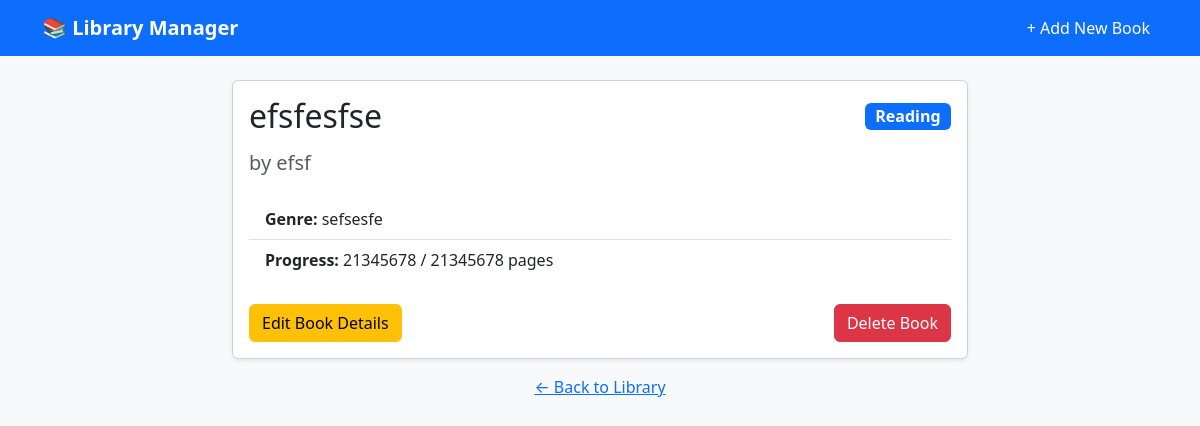
Page /11 on the committed database.
### tables this page shows
CREATE TABLE books (
            id INTEGER PRIMARY KEY AUTOINCREMENT,
            title TEXT NOT NULL,
            author TEXT NOT NULL,
            genre TEXT,
            pages INTEGER NOT NULL,
            current_page INTEGER DEFAULT 0,
            status TEXT NOT NULL DEFAULT 'Want to Read',
            rating INTEGER,
            review TEXT
        );

### app.py (the view)
@app.route('/<int:book_id>')
def view_book(book_id):
    conn = get_db_connection()
    book = conn.execute('SELECT * FROM books WHERE id = ?', (book_id,)).fetchone()
    conn.close()
    if book is None:
        flash('Book not found.', 'danger')
        return redirect(url_for('index'))
    return render_template('view.html', book=book)

### database.py (called while the page is built)
def get_db_connection():
    conn = sqlite3.connect(DATABASE_NAME)
    conn.row_factory = sqlite3.Row
    return conn

### templates/view.html (shortened to what this page needs)
{% extends 'base.html' %}
{% block content %}
<div class="row justify-content-center">
    <div class="col-md-8">
        <div class="card shadow-sm">
            <div class="card-body">
                <div class="d-flex justify-content-between align-items-center mb-3">
                    <h2 class="card-title mb-0">{{ book['title'] }}</h2>
                    <span class="badge bg-primary fs-6">{{ book['status'] }}</span>
                </div>
                <h5 class="text-muted mb-4">by {{ book['author'] }}</h5>
                <ul class="list-group list-group-flush mb-4">
                    <li class="list-group-item"><strong>Genre:</strong> {{ book['genre'] or 'N/A' }}</li>
                    <li class="list-group-item"><strong>Progress:</strong> {{ book['current_page'] }} / {{ book['pages'] }} pages</li>
                </ul>
                <div class="d-flex justify-content-between">
                    <a href="{{ url_for('edit_book', book_id=book['id']) }}" class="btn btn-warning">Edit Book Details</a>
                    <form action="{{ url_for('delete_book', book_id=book['id']) }}" method="POST" onsubmit="return confirm('Are you sure you want to delete this book? This cannot be undone.');">
                        <button type="submit" class="btn btn-danger">Delete Book</button>
                    </form>
                </div>
            </div>
        </div>
        <div class="mt-3 text-center">
            <a href="{{ url_for('index') }}">← Back to Library</a>
        </div>
    </div>
</div>
{% endblock %}

### templates/base.html (style rules this page uses)
body { background-color: #f8f9fa; }

### rows in the picture
books: title "efsfesfse", status "Reading", author "efsf", genre "sefsesfe", current_page "21345678", pages "21345678"
